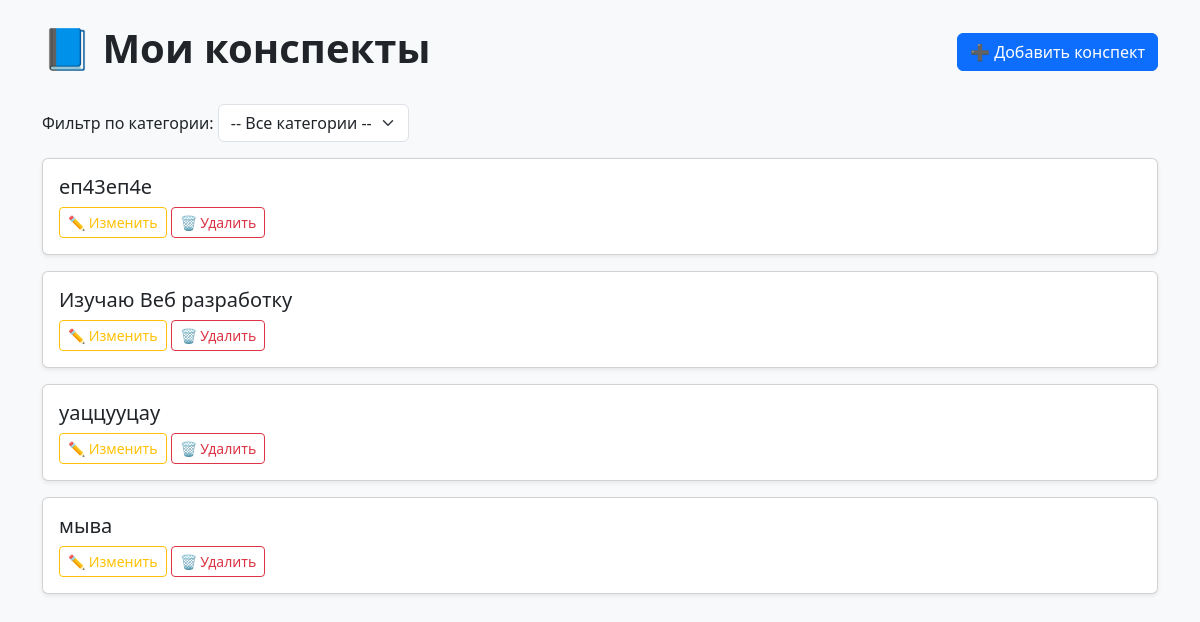
Before: / with the older database file.
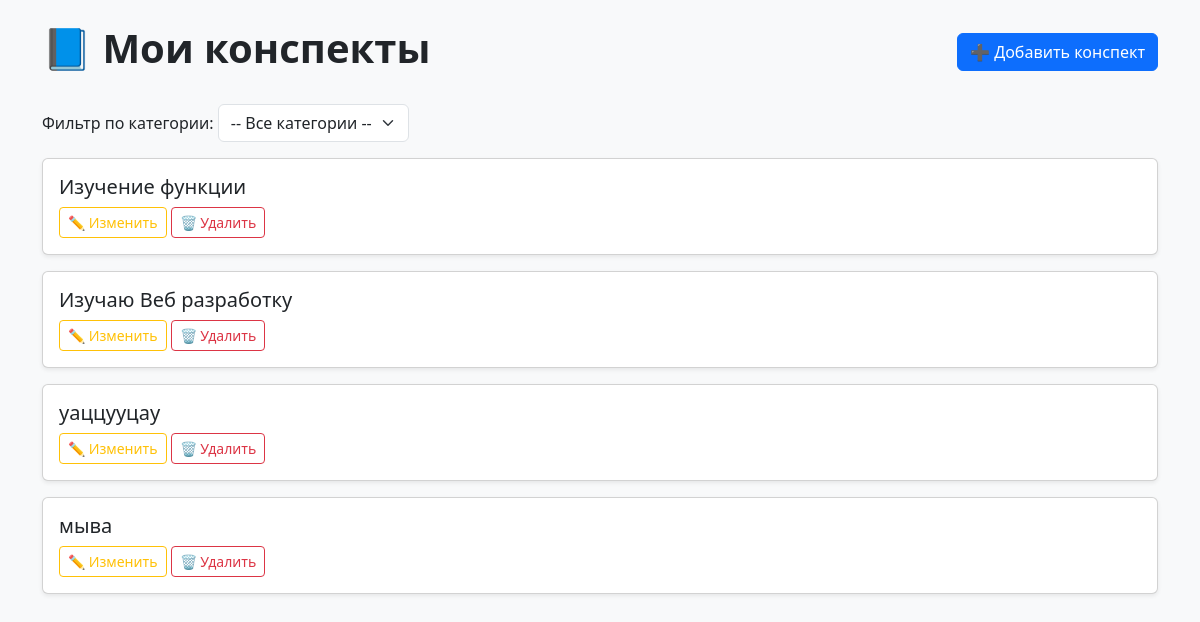
After: the same page with the newer database file.
### notes/models.py (models this page shows, shortened)
class Note(models.Model):
    CATEGORY_CHOICES = [
        ('IT', 'IT'),
        ('Языки', 'Языки'),
    ]
    SUBCATEGORY_CHOICES = [
        ('Веб-разработка', 'Веб-разработка'),
        ('Компьютерная безопасность', 'Компьютерная безопасность'),
        ('Компьютерные сети', 'Компьютерные сети'),
        ('Python', 'Python'),
        ('C++', 'C++'),
        ('Английский', 'Английский'),
        ('Корейский', 'Корейский'),
        ('Японский', 'Японский')
    ]
    title = models.CharField(max_length=255, verbose_name='Тема')
    category = models.CharField(max_length=20, choices=CATEGORY_CHOICES, verbose_name='Категория')
    subcategory = models.CharField(max_length=50, choices=SUBCATEGORY_CHOICES, verbose_name='Подкатегория')
    description = models.TextField(verbose_name='Описание')
    understanding = models.IntegerField(choices=[(i, str(i)) for i in range(1, 6)], verbose_name='Понятность')
    what_learned = models.TextField(blank=True, null=True, verbose_name='Что я изучил нового')
    what_not_understood = models.TextField(blank=True, null=True, verbose_name='Что непонятно')

### notes/views.py (the view)
# urls.py: path('', views.home, name='home'),
def home(request):
    category = request.GET.get('category')
    if category:
        notes = Note.objects.filter(category=category).order_by('-id')
    else:
        notes = Note.objects.all().order_by('-id')
    return render(request, 'notes/home.html', {'notes': notes, 'selected_category': category})

### notes/templates/notes/home.html (shortened to what this page needs)
<!DOCTYPE html>
<html lang="ru">
<head>
    <link href="https://cdn.jsdelivr.net/npm/bootstrap@5.3.3/dist/css/bootstrap.min.css" rel="stylesheet">
</head>
<body>
<div class="container py-4">
    <div class="d-flex justify-content-between align-items-center mb-4">
        <h1 class="fw-bold">📘 Мои конспекты</h1>
        <a href="{% url 'add_note' %}" class="btn btn-primary">➕ Добавить конспект</a>
    </div>
    <form method="get" class="mb-3">
        <label for="category">Фильтр по категории:</label>
        <select name="category" id="category" class="form-select w-auto d-inline" onchange="this.form.submit()">
            <option value="">-- Все категории --</option>
        </select>
    </form>
    {% for note in notes %}
        <div class="card shadow-sm mb-3">
            <div class="card-body">
                <h5 class="card-title">
                    <a href="{% url 'view_note' note.id %}" class="text-decoration-none text-dark">{{ note.title }}</a>
                </h5>
                <div class="mt-2">
                    <a href="{% url 'edit_note' note.id %}" class="btn btn-sm btn-outline-warning">✏️ Изменить</a>
                    <a href="{% url 'delete_note' note.id %}" class="btn btn-sm btn-outline-danger">🗑 Удалить</a>
                </div>
            </div>
        </div>
    {% empty %}
        <p class="text-center">Пока нет ни одного конспекта.</p>
    {% endfor %}
</div>
</body>
</html>

Changed rows visible on the page:
changed Note: title "еп43еп4е" → "Изучение функции"
